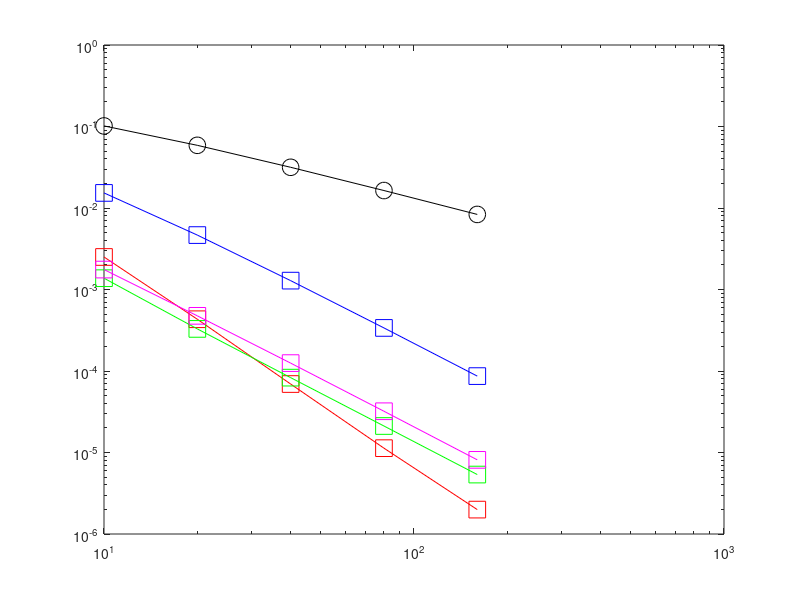

This chart was generated by the following MATLAB code:
clear all
close all

for i=1:5
    N(i)=10*2^(i-1);
end

for p=1:5
    n=N(p);
    a1=0;b1=1;
    h=(b1-a1)/n;
    t=a1:h:b1;
    F=@(y) y; % dy/dx=y
    exact=exp(t);
    y(1)=1;
    
    for i=2:n+1
        y(i)=y(i-1)+h*F(y(i-1)); %Euler steps
    end
    
    y1=y;

% Correction loop starts here
for q=1:6
    % Building Cubic spline for y

    % step size for cubic-spline
    for j=1:n
        H(j)=t(j+1)-t(j);
    end

    % calculate the constant coefficient a
    a=zeros(1,n+1);
    for k=1:n+1
        a(k)=y(k);
    end
% Now we compute the coefficient c since c is dependent on a's

% The expression for computing c is 

% H(j-1)c(j-1)+2(H(j-1)+H(j))+H(j)c(j+1)=3/H(j) (a(j+1)-a(j))-3/H(j-1) (a(j)-a(j-1)) (*) 
% we express the right hand side of the above equation (*) as matrix B where the
% first and last entry (which is 0) of B is coming from the Natural spline boundary condition.
    B=zeros(1, n+1);
    % internal values
    for l=2:n
        B(l)=(3/H(l))*(a(l+1)-a(l))-(3/H(l-1))*(a(l)-a(l-1));
    end
% Now we build the matrix A for the left hand side of the above eqn (*)
    
    A=zeros(n+1, n+1); % initialize the matrix
    A(1, 1)=1; % Natural Boundary condition
    A(n+1, n+1)=1; % Natural Boundary condition

    for j=1:n+1  % Here i and j represents row and column of the matrix A
        for i=2:n
            if i==j
            A(i, j)=2*(H(i-1)+H(i)); % Main diagonal
            elseif i==j+1
                A(i, j)=H(i-1);      % Below main diagonal 
            elseif i==j-1
            A(i, j)=H(i);            % Above main diagonal
            end
        end
    end
% coefficient cj

c=A\B'; % solves c=A^(-1)*B

% Compute the coefficinet bj and dj (Formula bj = 1/Hj (a(j+1)-a(j))-Hj/3(2c(j)+c(j+1))) for j=1,...n
% dj=1/3H(j) (c(j+1)-c(j))
for j=1:n
    b(j)=(1/H(j))*(a(j+1)-a(j))-(H(j)/3)*(2*c(j)+c(j+1));
    d(j)=(c(j+1)-c(j))/(3*H(j));
end


% Storing the values in structure and taking the derivative using fnder.

Z.coefs=[d(1:n)' c(1:n) b(1:n)', a(1:n)'];
Z.form='pp';
Z.breaks=t;
Z.pieces=n;
Z.order=4;
Z.dim=1;
dr=fnder(Z); % built-in derivative command.
yprime=ppval(dr, t);
% Cubic Spline and derivative of the cubic spline ends here.

% Error value problem
Ef=@(yprime, y, E) (y+E)-yprime;

    E(1)=0;
    ynew(1)=1;
 
    for i=2:n+1
        E(i) = E(i-1)+h*Ef(yprime(i-1), y(i-1), E(i-1)); %Euler steps
        ynew(i)=y(i)+E(i);
    end
    yz{q}=ynew;
    y=ynew;
end % correction loop ends here
    y2=yz{1,1};
    y3=yz{1,2};
    y4=yz{1,3};
    y5=yz{1,4};
    y6=yz{1,5};
    y7=yz{1,6};

    err1(p)=norm(exact(n)-y1(n));
    err2(p)=norm(exact(n)-y2(n));
    err3(p)=norm(exact(n)-y3(n));
    err4(p)=norm(exact(n)-y4(n));
    err5(p)=norm(exact(n)-y5(n));
    err6(p)=norm(exact(n)-y6(n));
    err7(p)=norm(exact(n)-y7(n));
end
loglog(N, err1, '-ko', 'MarkerSize',12);
hold on
loglog(N, err2, '-sb', 'MarkerSize',12);
loglog(N, err3, '-sr', 'MarkerSize',12);
loglog(N, err4, '-sg', 'MarkerSize',12);
loglog(N, err5, '-sm', 'MarkerSize',12);
% loglog(N, err6, '-sy', 'MarkerSize',12);
% loglog(N, err7, '-sc', 'MarkerSize',12);
p=polyfit(log(N'),log(err2),1);
slope = p(1)